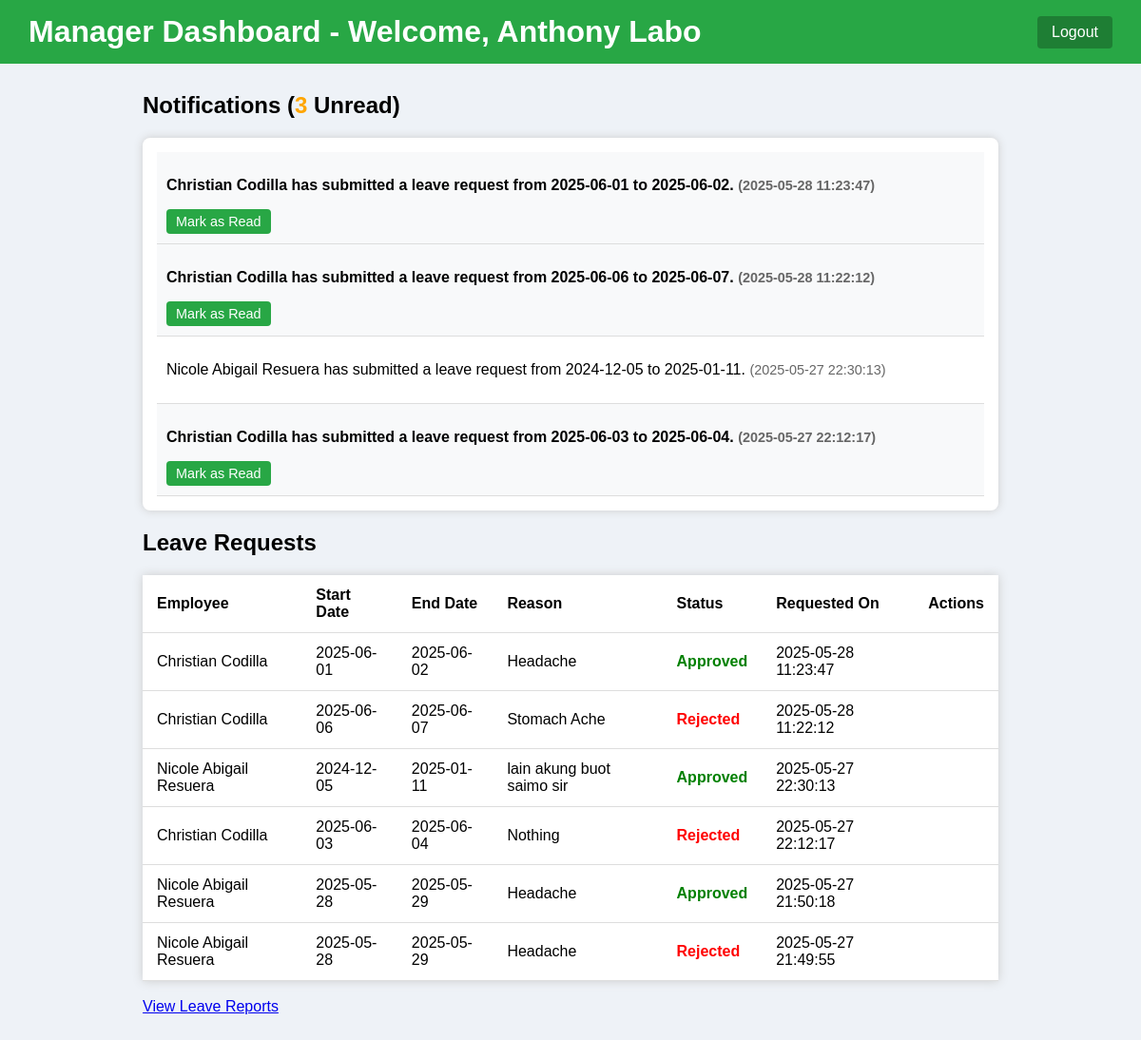
/manager_dashboard.php (signed in), run on the app's committed database.
### tables this page shows
CREATE TABLE `notifications` (
  `id` int(11) NOT NULL,
  `user_id` int(11) NOT NULL,
  `message` text NOT NULL,
  `is_read` tinyint(1) DEFAULT 0,
  `created_at` datetime NOT NULL
);

CREATE TABLE `leave_requests` (
  `id` int(11) NOT NULL,
  `user_id` int(11) NOT NULL,
  `start_date` date NOT NULL,
  `end_date` date NOT NULL,
  `reason` text NOT NULL,
  `status` enum('pending','approved','rejected') DEFAULT 'pending',
  `created_at` datetime DEFAULT current_timestamp()
);

CREATE TABLE `users` (
  `id` int(11) NOT NULL,
  `name` varchar(100) NOT NULL,
  `email` varchar(100) NOT NULL,
  `password` varchar(255) NOT NULL,
  `role` enum('employee','manager') NOT NULL
);

### manager_dashboard.php (the view, shortened to what this page needs)
<?php
include 'config.php';
$name = $_SESSION['name'];
$user_id = $_SESSION['user_id'];
$stmt = $conn->prepare("SELECT id, message, created_at, is_read FROM notifications WHERE user_id = ? ORDER BY created_at DESC");
$stmt->bind_param("i", $user_id);
$stmt->execute();
$result = $stmt->get_result();
$notifications_html = '';
$unread_count = 0;
while ($row = $result->fetch_assoc()) {
  $read_class = $row['is_read'] ? 'read' : 'unread';
  if (!$row['is_read']) $unread_count++;
  $notifications_html .= "<div class='notification $read_class'>";
  $notifications_html .= "<p>" . htmlspecialchars($row['message']) . " <span>(" . $row['created_at'] . ")</span></p>";
  if (!$row['is_read']) {
    $notifications_html .= "<button onclick=\"markNotificationRead({$row['id']})\">Mark as Read</button>";
  }
  $notifications_html .= "</div>";
}
$sql = "SELECT lr.id, u.name as employee_name, lr.start_date, lr.end_date, lr.reason, lr.status, lr.created_at
        FROM leave_requests lr
        JOIN users u ON lr.user_id = u.id
        ORDER BY lr.created_at DESC";
$result = $conn->query($sql);
$rows_html = '';
while ($row = $result->fetch_assoc()) {
  $status_class = 'status-' . strtolower($row['status']);
  $actions = '';
  $rows_html .= "<tr>
    <td>" . htmlspecialchars($row['employee_name']) . "</td>
    <td>{$row['start_date']}</td>
    <td>{$row['end_date']}</td>
    <td>" . htmlspecialchars($row['reason']) . "</td>
    <td class=\"$status_class\">" . ucfirst($row['status']) . "</td>
    <td>{$row['created_at']}</td>
    <td>$actions</td>
  </tr>";
}
$html = ob_get_clean();
$html = str_replace('', htmlspecialchars($name), $html);
$html = str_replace('', $rows_html, $html);
$html = str_replace('', $notifications_html, $html);
$html = str_replace('', $unread_count, $html);
echo $html;
?>

### styles.css (style rules this page uses)
body { font-family: Arial, sans-serif; background: #eef2f7; margin: 0; padding: 0; }
header { padding: 15px 30px; display: flex; justify-content: space-between; align-items: center; }
header h1 { margin: 0; }
header a { color: white; text-decoration: none; padding: 8px 15px; border-radius: 4px; }
button { width: 100%; padding: 10px; background: #007bff; color: white; border: none; border-radius: 4px; cursor: pointer; font-size: 1em; }
.container { max-width: 900px; margin: 30px auto; padding: 0 20px; }
table { width: 100%; border-collapse: collapse; background: white; box-shadow: 0 0 10px #ccc; }
th, td { padding: 12px 15px; border-bottom: 1px solid #ddd; text-align: left; }
.status-approved { color: green; font-weight: bold; }
.status-rejected { color: red; font-weight: bold; }
header.manager { background: #28a745; color: white; }
header.manager a { background: #1e7e34; }
#notifications { background: white; padding: 15px; border-radius: 8px; box-shadow: 0 0 10px #ccc; margin-bottom: 20px; }
.notification { padding: 10px; border-bottom: 1px solid #ddd; }
.notification.unread { background: #f8f9fa; font-weight: bold; }
.notification.read { background: #ffffff; }
.notification span { color: #666; font-size: 0.9em; }
.notification button { width: auto; padding: 5px 10px; font-size: 0.9em; background: #28a745; }
#unread-count { color: orange; font-weight: bold; }

### data on the page
notifications: message "Christian Codilla has submitted a leave request from 2025-06-01 to 2025-06-02.", created_at "2025-05-28 11:23:47"
notifications: message "Christian Codilla has submitted a leave request from 2025-06-06 to 2025-06-07.", created_at "2025-05-28 11:22:12"
notifications: message "Nicole Abigail Resuera has submitted a leave request from 2024-12-05 to 2025-01-11.", created_at "2025-05-27 22:30:13"
notifications: message "Christian Codilla has submitted a leave request from 2025-06-03 to 2025-06-04.", created_at "2025-05-27 22:12:17"
leave_requests: user.name "Christian Codilla", start_date "2025-06-01", end_date "2025-06-02", reason "Headache", status "Approved", created_at "2025-05-28 11:23:47"
leave_requests: user.name "Christian Codilla", start_date "2025-06-06", end_date "2025-06-07", reason "Stomach Ache", status "Rejected", created_at "2025-05-28 11:22:12"
leave_requests: user.name "Nicole Abigail Resuera", start_date "2024-12-05", end_date "2025-01-11", reason "lain akung buot saimo sir", status "Approved", created_at "2025-05-27 22:30:13"
leave_requests: user.name "Christian Codilla", start_date "2025-06-03", end_date "2025-06-04", reason "Nothing", status "Rejected", created_at "2025-05-27 22:12:17"
leave_requests: user.name "Nicole Abigail Resuera", start_date "2025-05-28", end_date "2025-05-29", reason "Headache", status "Approved", created_at "2025-05-27 21:50:18"
leave_requests: user.name "Nicole Abigail Resuera", start_date "2025-05-28", end_date "2025-05-29", reason "Headache", status "Rejected", created_at "2025-05-27 21:49:55"

### other printed values
$html "Manager Dashboard - Welcome, Anthony Labo Logout Notifications ( 3 Unread) Leave Requests Employee Start Date End Date Reason Status Requested On Actions View Leave Reports"
